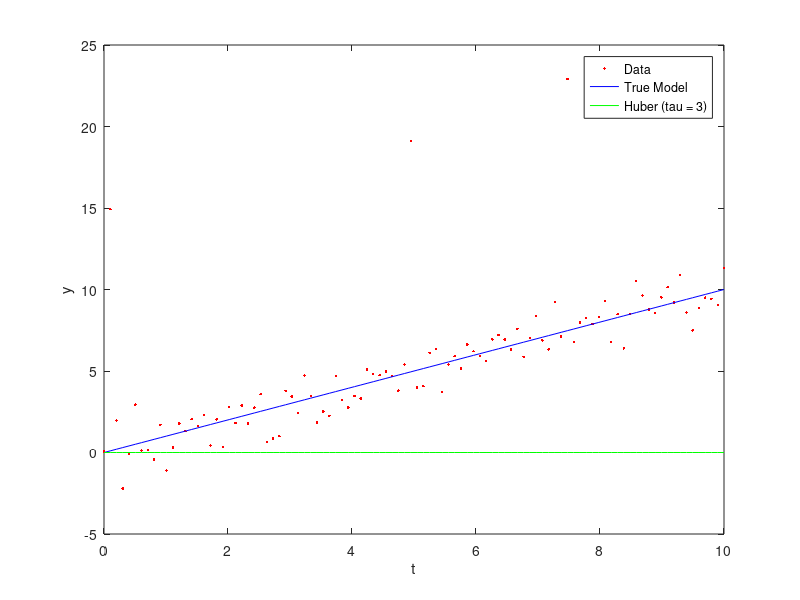

Recreate this plot in MATLAB. (Note: this script raises an error after producing the figure.)

clear; clc;
load('Problem1Data.mat');

%% First Part
tau = 3;
data_length = length(t);
A = ones(data_length, 2);
b = y;

for i = 1:1:data_length
   A(i,1) = t(i);
end

m = data_length;
H = [zeros(2*m + 2,3*m + 2); zeros(m, 2*m + 2), eye(m,m) ];
g = [zeros(2,1); tau * ones(2*m,1); zeros(m,1)];
Aeq = [-A, -eye(m), eye(m), eye(m)];
beq = -b;
%% Second Part
x = quadprog(H, g, [], [], Aeq, beq, [-inf * ones(2,1) ; zeros(m,1) ; zeros(m,1) ;-inf * ones(m,1)], [inf * ones(3 * m + 2,1)]);
model_y = x(1) .* t + x(2);

%% Third Part
figure(1);
clf;
%subplot(3,1,1);
alpha = 1.0;
beta = 0.0;
plot(t, y, 'r.', t, alpha * t + beta, 'b', t, model_y, 'g');

legend('Data','True Model', 'Huber (tau = 3)')
xlabel('t')
ylabel('y')

%% Fourth Part

errors = y - model_y;
figure(2)
%subplot(3,1,2);
h = histogram(errors, length(errors));
xlabel('error');
ylabel('amount');

%% Fifth Part

t_without_outliers = [];
y_without_outliers = [];
errors_without_outliers = [];
for i = 1:1:length(errors)
    if(errors(i) < 4)
        errors_without_outliers = [errors_without_outliers ; errors(i)];
        y_without_outliers = [y_without_outliers ; y(i)];
        t_without_outliers = [t_without_outliers ; t(i)];
    end
end

data_length = length(t_without_outliers);

tau = 3;
data_length = length(t_without_outliers);
A = ones(data_length, 2);
b = y_without_outliers;

for i = 1:1:data_length
   A(i,1) = t_without_outliers(i);
end
m = data_length;
H = [zeros(2*m + 2,3*m + 2); zeros(m, 2*m + 2), eye(m,m) ];
g = [zeros(2,1); tau * ones(2*m,1); zeros(m,1)];
Aeq = [-A, -eye(m), eye(m), eye(m)];
beq = -b;
x = quadprog(H, g, [], [], Aeq, beq, [-inf * ones(2,1) ; zeros(m,1) ; zeros(m,1) ;-inf * ones(m,1)], [inf * ones(3 * m + 2,1)]);

model_y = x(1) .* t_without_outliers + x(2);
errors = y_without_outliers - model_y;
figure(3)
%subplot(3,1,3);
h = histogram(errors, length(errors));
xlabel('error');
ylabel('amount');
% subplot(3,1,1);
% hold on;
% plot(t_without_outliers, model_y, 'r');
% hold off;

%% Sixth Part
m = length(t_without_outliers);
n = 2;
sd_of_noise = sum(errors.^ 2) / (m - n);

F = A'*A;
covariance_matrix = sd_of_noise * F^(-1);

sd_of_parameters = sqrt(diag(covariance_matrix));

alpha = 0.05;
parameters_interval = tinv(alpha/2, m-n) * sqrt(sd_of_noise) * sqrt(diag(F^(-1)));

predictions_interval = tinv(alpha/2, m-n) * sqrt(sd_of_noise) * sqrt(diag(A * F^(-1) * A'));
